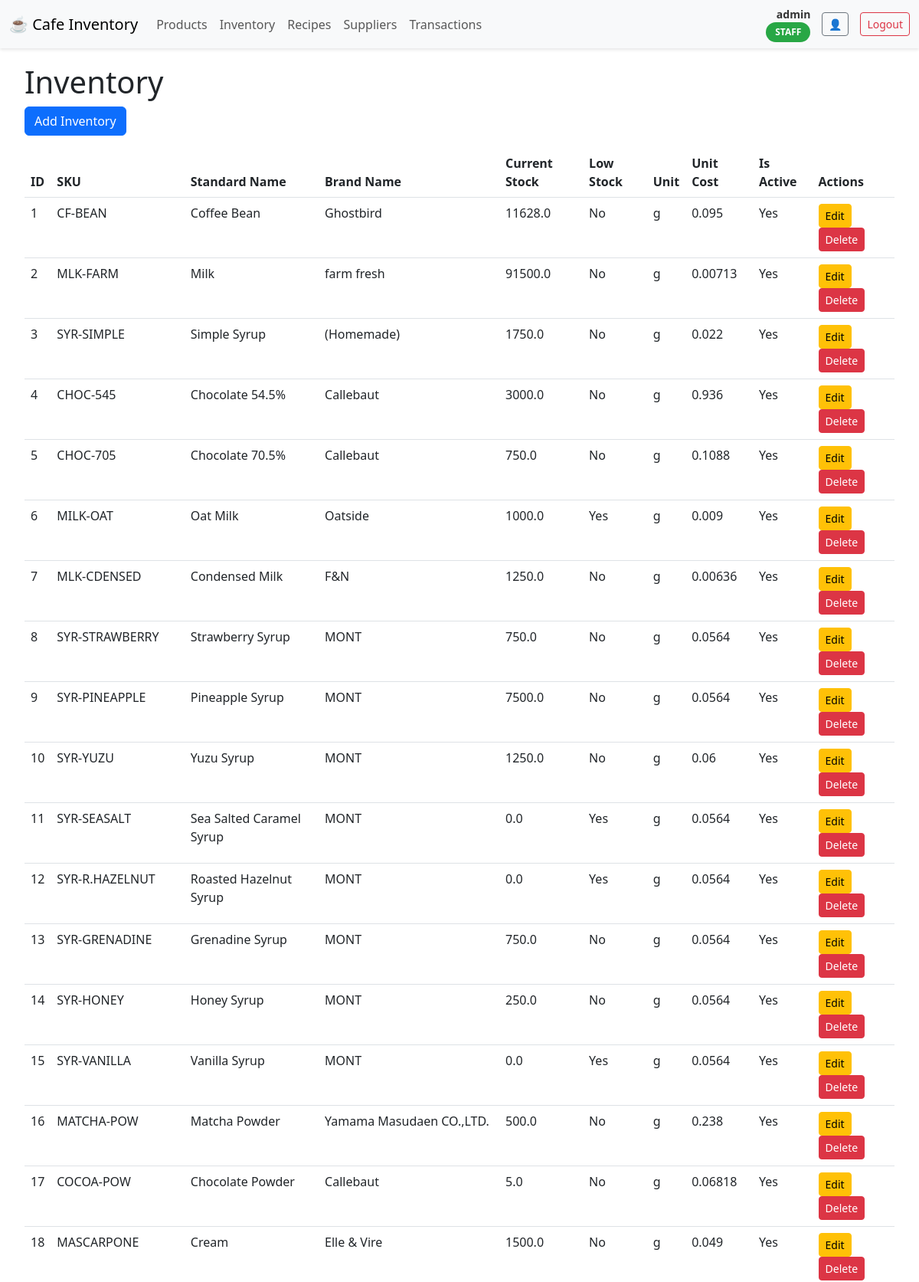
The page /inventory (signed in, upper part) on the database its author committed.
### tables this page shows
CREATE TABLE users (
    id INTEGER PRIMARY KEY AUTOINCREMENT,
    username TEXT UNIQUE NOT NULL,
    password TEXT NOT NULL,  
    role TEXT NOT NULL  
);

CREATE TABLE inventory (
    id INTEGER PRIMARY KEY AUTOINCREMENT,
    sku TEXT UNIQUE NOT NULL,
    standard_name TEXT NOT NULL,
    brand_name TEXT,
    unit TEXT NOT NULL,
    unit_cost REAL DEFAULT 0,
    current_stock REAL DEFAULT 0,
    threshold REAL DEFAULT 0,
    is_active INTEGER DEFAULT 1,
    supplier_id INTEGER, category TEXT DEFAULT '', low_stock INTEGER DEFAULT 0,
    FOREIGN KEY (supplier_id) REFERENCES suppliers(id)
);

### app.py (the view)
@app.route('/inventory', methods=['GET'])
@login_required
def get_inventory():
    conn = get_db_connection()
    cursor = conn.cursor()
    cursor.execute('SELECT * FROM inventory')
    inventory = [dict(row) for row in cursor.fetchall()]
    conn.close()
    return render_template('inventory.html', inventory=inventory)

### app.py (called while the page is built)
def get_db_connection():
    conn = sqlite3.connect('cafe_inventory - Copy.db')
    conn.row_factory = sqlite3.Row
    return conn

@login_manager.user_loader
def load_user(user_id):
    conn = get_db_connection()
    cursor = conn.cursor()
    cursor.execute('SELECT * FROM users WHERE id = ?', (user_id,))
    user_data = cursor.fetchone()
    conn.close()
    if user_data:
        return User(user_data['id'], user_data['username'], user_data['role'])
    return None

### templates/inventory.html (shortened to what this page needs)
{% extends "base.html" %}
{% block content %}
<div class="container-fluid">
    <h1>Inventory</h1>
    <button class="btn btn-primary mb-3" data-bs-toggle="modal" data-bs-target="#addInventoryModal">Add Inventory</button>
    <table class="table" id="inventoryTable">
        <thead>
            <tr>
                <th>ID</th>
                <th>SKU</th>
                <th>Standard Name</th>
                <th>Brand Name</th>
                <th>Current Stock</th>
                <th>Low Stock</th>
                <th>Unit</th>
                <th>Unit Cost</th>
                <th>Is Active</th>
                <th>Actions</th>
            </tr>
        </thead>
        <tbody>
            {% for item in inventory %}
            <tr>
                <td>{{ item.id }}</td>
                <td>{{ item.sku }}</td>
                <td>{{ item.standard_name }}</td>
                <td>{{ item.brand_name }}</td>
                <td>{{ item.current_stock }}</td>
                <td>{{ "Yes" if item.low_stock else "No" }}</td>
                <td>{{ item.unit }}</td>
                <td>{{ item.unit_cost }}</td>
                <td>{{ "Yes" if item.is_active else "No" }}</td>
                <td>
                    <button class="btn btn-warning btn-sm edit-btn" data-id="{{ item.id }}" data-bs-toggle="modal" data-bs-target="#editInventoryModal">Edit</button>
                    <button class="btn btn-danger btn-sm delete-btn" data-id="{{ item.id }}">Delete</button>
                </td>
            </tr>
            {% endfor %}
        </tbody>
    </table>
</div>
{% endblock %}

### templates/base.html (shortened to what this page needs)
<!DOCTYPE html>
<html>
<head>
    <link href="https://cdn.jsdelivr.net/npm/bootstrap@5.3.0/dist/css/bootstrap.min.css" rel="stylesheet">
</head>
<body>
    <nav class="navbar navbar-expand-lg navbar-custom">
        <div class="container-fluid">
            <a class="navbar-brand" href="/">☕ Cafe Inventory</a>
            <div class="collapse navbar-collapse" id="navbarNav">
                <div class="navbar-nav">
                    <a class="nav-link" href="/products">Products</a>
                    <a class="nav-link" href="/inventory">Inventory</a>
                    <a class="nav-link" href="/recipes">Recipes</a>
                    <a class="nav-link" href="/suppliers">Suppliers</a>
                    <a class="nav-link" href="/transactions">Transactions</a>
                </div>
                <div class="user-profile-section">
                    {% if current_user.is_authenticated %}
                        <div class="user-info">
                            <div class="username">{{ current_user.username }}</div>
                            <span class="role-badge {{ current_user.role.lower() }}">{{ current_user.role }}</span>
                        </div>
                        <a href="/profile" class="btn btn-outline-secondary btn-sm" title="View Profile">👤</a>
                        <a href="/logout" class="btn btn-outline-danger btn-sm">Logout</a>
                    {% else %}
                        <a href="/login" class="btn btn-primary btn-sm">Login</a>
                    {% endif %}
                </div>
            </div>
        </div>
    </nav>
    <div class="main-content">
        {% block content %}{% endblock %}
    </div>
</body>
</html>

### templates/base.html (style rules this page uses)
body { display: flex; flex-direction: column; min-height: 100vh; }
.navbar-custom { background-color: #f8f9fa; box-shadow: 0 2px 4px rgba(0,0,0,0.1); }
.user-profile-section { display: flex; align-items: center; gap: 15px; margin-left: auto; }
.user-info { text-align: right; font-size: 14px; }
.username { font-weight: bold; color: #333; }
.role-badge { display: inline-block; padding: 4px 12px; border-radius: 20px; font-size: 12px; font-weight: bold; text-transform: uppercase; }
.role-badge.staff { background-color: #28a745; color: white; }
.main-content { flex: 1; padding: 20px; }

### rows shown on the page
users: username "admin", role "STAFF"
inventory: id "1", sku "CF-BEAN", standard_name "Coffee Bean", brand_name "Ghostbird", current_stock "11628.0", low_stock "No", unit "g", unit_cost "0.095", is_active "Yes"
inventory: id "2", sku "MLK-FARM", standard_name "Milk", brand_name "farm fresh", current_stock "91500.0", low_stock "No", unit "g", unit_cost "0.00713", is_active "Yes"
inventory: id "3", sku "SYR-SIMPLE", standard_name "Simple Syrup", brand_name "(Homemade)", current_stock "1750.0", low_stock "No", unit "g", unit_cost "0.022", is_active "Yes"
inventory: id "4", sku "CHOC-545", standard_name "Chocolate 54.5%", brand_name "Callebaut", current_stock "3000.0", low_stock "No", unit "g", unit_cost "0.936", is_active "Yes"
inventory: id "5", sku "CHOC-705", standard_name "Chocolate 70.5%", brand_name "Callebaut", current_stock "750.0", low_stock "No", unit "g", unit_cost "0.1088", is_active "Yes"
inventory: id "6", sku "MILK-OAT", standard_name "Oat Milk", brand_name "Oatside", current_stock "1000.0", low_stock "Yes", unit "g", unit_cost "0.009", is_active "Yes"
inventory: id "7", sku "MLK-CDENSED", standard_name "Condensed Milk", brand_name "F&N", current_stock "1250.0", low_stock "No", unit "g", unit_cost "0.00636", is_active "Yes"
inventory: id "8", sku "SYR-STRAWBERRY", standard_name "Strawberry Syrup", brand_name "MONT", current_stock "750.0", low_stock "No", unit "g", unit_cost "0.0564", is_active "Yes"
inventory: id "9", sku "SYR-PINEAPPLE", standard_name "Pineapple Syrup", brand_name "MONT", current_stock "7500.0", low_stock "No", unit "g", unit_cost "0.0564", is_active "Yes"
inventory: id "10", sku "SYR-YUZU", standard_name "Yuzu Syrup", brand_name "MONT", current_stock "1250.0", low_stock "No", unit "g", unit_cost "0.06", is_active "Yes"
inventory: id "11", sku "SYR-SEASALT", standard_name "Sea Salted Caramel Syrup", brand_name "MONT", current_stock "0.0", low_stock "Yes", unit "g", unit_cost "0.0564", is_active "Yes"
inventory: id "12", sku "SYR-R.HAZELNUT", standard_name "Roasted Hazelnut Syrup", brand_name "MONT", current_stock "0.0", low_stock "Yes", unit "g", unit_cost "0.0564", is_active "Yes"
inventory: id "13", sku "SYR-GRENADINE", standard_name "Grenadine Syrup", brand_name "MONT", current_stock "750.0", low_stock "No", unit "g", unit_cost "0.0564", is_active "Yes"
inventory: id "14", sku "SYR-HONEY", standard_name "Honey Syrup", brand_name "MONT", current_stock "250.0", low_stock "No", unit "g", unit_cost "0.0564", is_active "Yes"
inventory: id "15", sku "SYR-VANILLA", standard_name "Vanilla Syrup", brand_name "MONT", current_stock "0.0", low_stock "Yes", unit "g", unit_cost "0.0564", is_active "Yes"
inventory: id "16", sku "MATCHA-POW", standard_name "Matcha Powder", brand_name "Yamama Masudaen CO.,LTD.", current_stock "500.0", low_stock "No", unit "g", unit_cost "0.238", is_active "Yes"
inventory: id "17", sku "COCOA-POW", standard_name "Chocolate Powder", brand_name "Callebaut", current_stock "5.0", low_stock "No", unit "g", unit_cost "0.06818", is_active "Yes"
inventory: id "18", sku "MASCARPONE", standard_name "Cream", brand_name "Elle & Vire", current_stock "1500.0", low_stock "No", unit "g", unit_cost "0.049", is_active "Yes"
